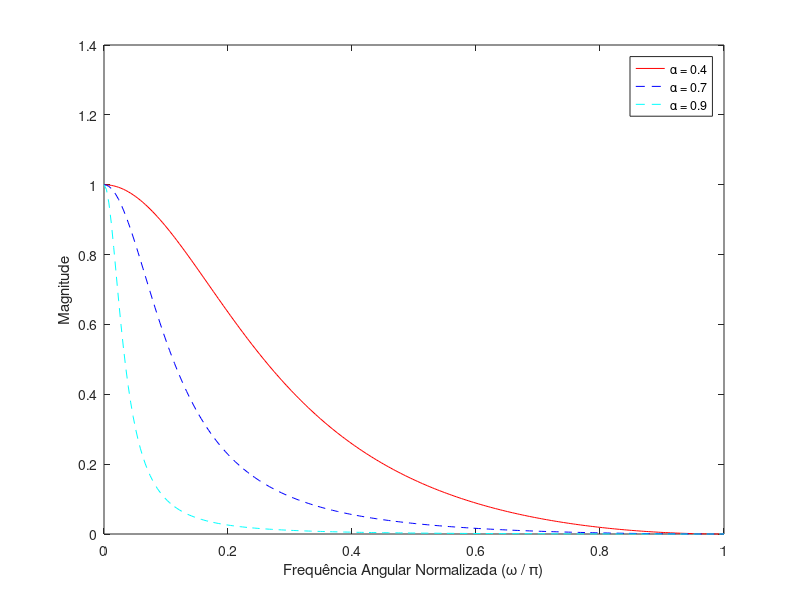
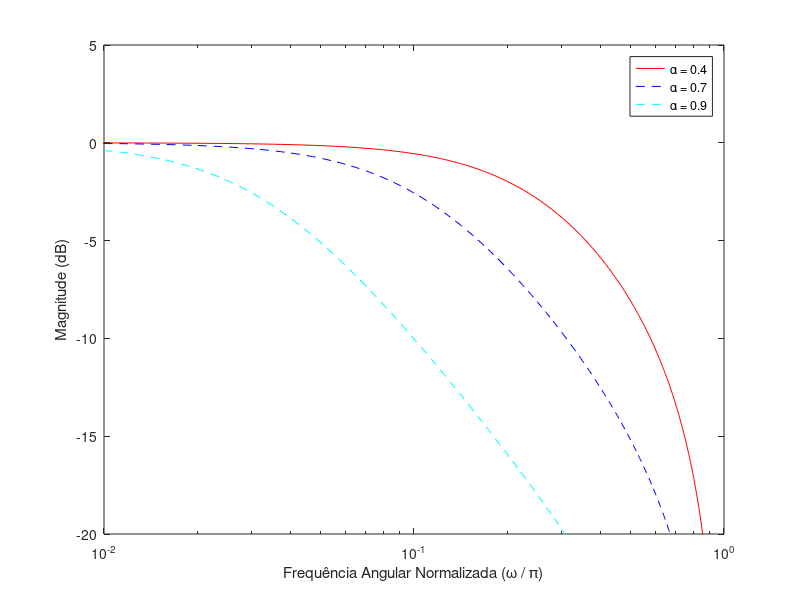

Recreate these plots in MATLAB, in order.
% Plots em magnitude (Magnitude versus Ω – frequência normalizada, 0 ≤ Ω ≤ 1) e 
% em decibéis (Ganho em dB versus Ω – frequência normalizada, 10^-2 ≤ Ω ≤ 10^0)
% da resposta em frequência |HPB(ejw)|^2 de um Filtro Passa-Baixas IIR de 1ª ordem,
% para valores de  = 0.4, 0.7 e 0.9.  

w = 0:pi/255:pi;
% Função de transferência:
H1 = freqz([0.3 0.3], [1 -0.4],w);
H2 = freqz([0.15 0.15], [1 -0.7],w);
H3 = freqz([0.05 0.05], [1 -0.9],w);
% Cálculo da Magnitude
m1 = abs(H1);
m2 = abs(H2);
m3 = abs(H3);
% Magnitude ao quadrado
n1 = (m1.^2);
n2 = (m2.^2);
n3 = (m3.^2);
% Cálculo da Magnitude em dB
dB1 = mag2db(m1);
dB2 = mag2db(m2);
dB3 = mag2db(m3);
% Plot da Resposta em Magnitude
figure(1); plot(w/pi,n1,'r-', w/pi,n2,'b--',w/pi,n3,'c--');
ylabel('Magnitude');
xlabel('Frequência Angular Normalizada (\omega / \pi)');
legend('\alpha = 0.4','\alpha = 0.7','\alpha = 0.9');
% Plot da Resposta em frequência
figure(2); semilogx(w/pi,dB1,'r-', w/pi,dB2,'b--',w/pi,dB3,'c--');
ylabel('Magnitude (dB)');
xlabel('Frequência Angular Normalizada (\omega / \pi)');
legend('\alpha = 0.4','\alpha = 0.7','\alpha = 0.9');
ylim([-20 5]);
xlim([0.01 1]);
